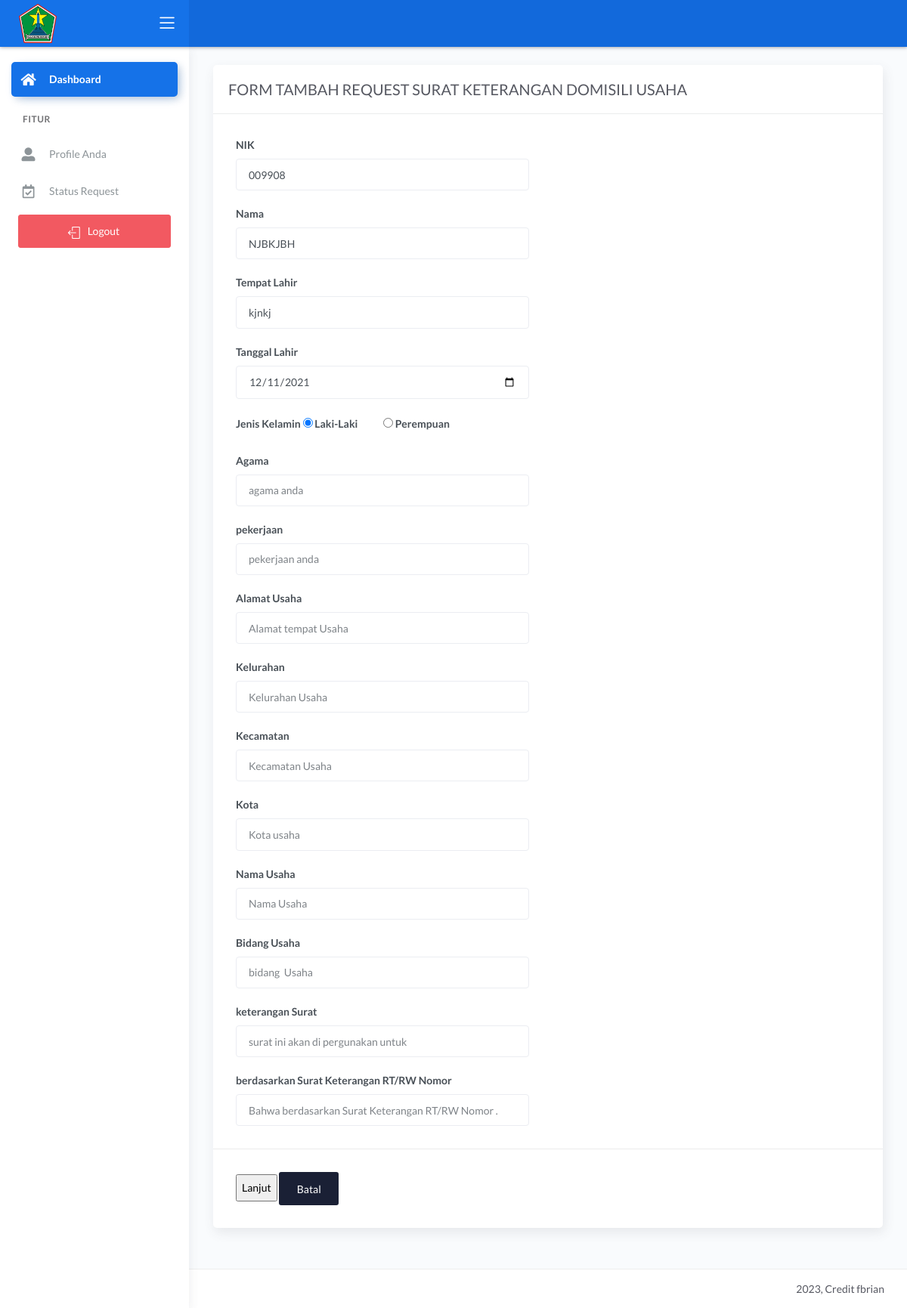
/demo1/main.php?halaman=request_skd (signed in), run on the app's committed database.
### tables this page shows
CREATE TABLE `data_user` (
  `nik` varchar(16) NOT NULL,
  `password` varchar(225) NOT NULL,
  `hak_akses` varchar(225) NOT NULL,
  `nama` varchar(30) NOT NULL,
  `tanggal_lahir` date NOT NULL,
  `tempat_lahir` varchar(30) NOT NULL,
  `jekel` varchar(20) NOT NULL,
  `agama` varchar(20) NOT NULL,
  `alamat` text NOT NULL,
  `telepon` varchar(13) NOT NULL,
  `status_warga` varchar(30) NOT NULL,
  `status_perkawinan` varchar(25) NOT NULL
);

### demo1/request_skd.php (the view, shortened to what this page needs)
<?php include '../konek.php'; ?>
<link href="css/sweetalert.css" rel="stylesheet" type="text/css">
<?php
$tampil_nik = "SELECT * FROM data_user WHERE nik=$_SESSION[nik]";
$query = mysqli_query($konek, $tampil_nik);
$data = mysqli_fetch_array($query, MYSQLI_BOTH);
$nik = $data['nik'];
$nama = $data['nama'];
$tempat1 = $data['tempat_lahir'];
$tgl1 = $data['tanggal_lahir'];
$jk = $data['jekel'];
$agama1 = $data['agama'];
?>
<div class="page-inner">
	<div class="row">
		<div class="col-md-12">
			<form method="POST" enctype="multipart/form-data">
				<div class="card">
					<div class="card-header">
						<div class="card-title">FORM TAMBAH REQUEST SURAT KETERANGAN DOMISILI USAHA</div>
					</div>
					<div class="card-body">
						<div class="row">
							<div class="col-md-6 col-lg-6">
								<div class="form-group">
									<label>NIK</label>
									<input type="number" name="nik" class="form-control" value="<?= $nik; ?>">
								</div>
								<div class="form-group">
									<label>Nama</label>
									<input type="text" name="nama" class="form-control" value="<?= $nama; ?>">
								</div>
								<div class="form-group">
									<label>Tempat Lahir</label>
									<input type="text" name="tempatlahir" class="form-control" value="<?= $tempat1 ?>" placeholder="Tempat Lahir Anda">
								</div>
								<div class="form-group">
									<label>Tanggal Lahir</label>
									<input type="date" name="tanggallahir" class="form-control" value="<?= $tgl1 ?>">
								</div>
								<div class="form-group">
									<label class="mb-2">Jenis Kelamin</label>
									<label class="form-radio-label">
										<input class="form-radio-input" type="radio" name="jk" value="Laki-Laki" <?= ($jk == 'Laki-Laki') ? 'checked' : '' ?>>
										<span class="form-radio-sign">Laki-Laki</span>
									</label>
									<label class="form-radio-label ml-3">
										<input class="form-radio-input" type="radio" name="jk" value="Perempuan" <?= ($jk == 'Perempuan') ? 'checked' : '' ?>>
										<span class="form-radio-sign">Perempuan</span>
									</label>
								</div>
								<div class="form-group">
									<label>Agama</label>
									<input type="text" name="agama" class="form-control" value="<?= $agama1 ?>" placeholder="agama anda ">
								</div>
								<div class="form-group">
									<label>pekerjaan</label>
									<input type="text" name="pekerjaan" class="form-control" placeholder="pekerjaan anda ">
								</div>
								<div class="form-group">
									<label>Alamat Usaha</label>
									<input type="text" name="alamat" class="form-control" placeholder="Alamat tempat Usaha">
								</div>
								<div class="form-group">
									<label>Kelurahan</label>
									<input type="text" name="kelurahan" class="form-control" placeholder="Kelurahan Usaha">
								</div>
								<div class="form-group">
									<label>Kecamatan</label>
									<input type="text" name="kecamatan" class="form-control" placeholder="Kecamatan Usaha">
								</div>
								<div class="form-group">
									<label>Kota</label>
									<input type="text" name="kota" class="form-control" placeholder="Kota usaha">
								</div>
								<div class="form-group">
									<label>Nama Usaha</label>
									<input type="text" name="namausaha" class="form-control" placeholder="Nama Usaha">
								</div>
								<div class="form-group">
									<label>Bidang Usaha</label>
									<input type="text" name="bidangusaha" class="form-control" placeholder="bidang  Usaha">
								</div>
								<div class="form-group">
									<label>keterangan Surat</label>
									<input type="text" name="keterangan" class="form-control" placeholder="surat ini akan di pergunakan untuk">
								</div>
								<div class="form-group">
									<label>berdasarkan Surat Keterangan RT/RW Nomor </label>
									<input type="text" name="nomorsurat" class="form-control" placeholder="Bahwa berdasarkan Surat Keterangan RT/RW Nomor .">
								</div>
							</div>
						</div>
					</div>
					<div class="card-action">
						<input type="submit" name="submit" value="Lanjut">
						<a href="?halaman=beranda" class="btn btn-default">Batal</a>
					</div>
				</div>
		</div>
	</div>
</div>

### data on the page
data_user: nik "009908", nama "NJBKJBH", tempatlahir "kjnkj", tanggallahir "12/11/2021", jekel "☑ Laki-Laki", jekel "☐ Perempuan"
